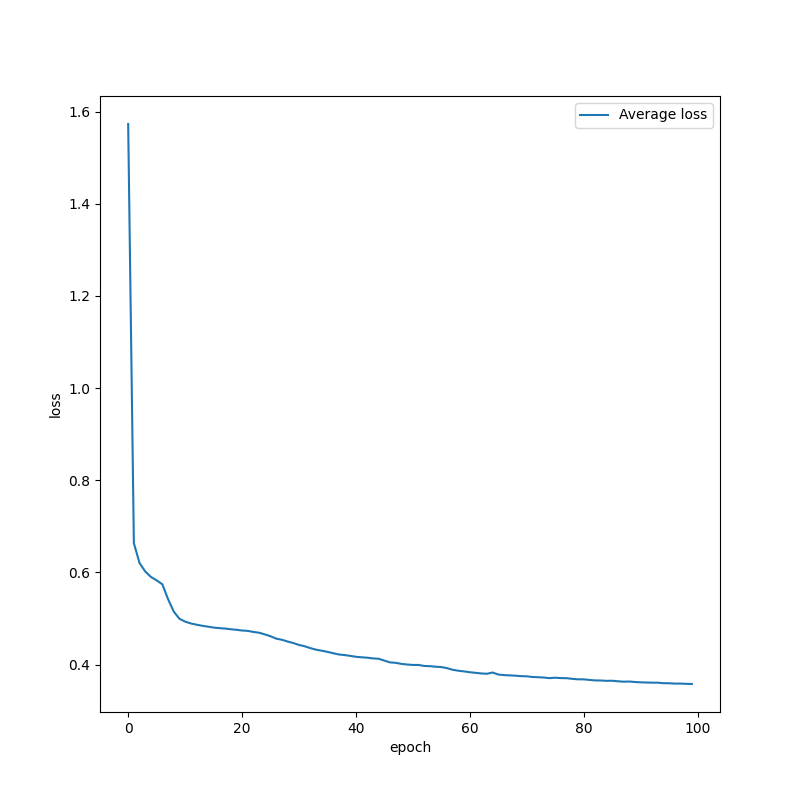

Recreate this plot in Python.
import torch
import torch.nn as nn
import pandas as pd
import re
import os
import matplotlib.pyplot as plt
os.environ['CUDA_LAUNCH_BLOCKING'] = "1"

from module.transformer import Transformer
from torchtext.legacy import data
from soynlp.tokenizer import LTokenizer

tokenizer = LTokenizer()

MAX_LENGTH = 60
D_MODEL = 128
NUM_LAYERS = 4
NUM_HEADS = 4
HIDDEN = 512
BATCH_SIZE = 64
NUM_EPOCH = 100
DROPOUT = 0.3

train_data = pd.read_csv("chatbot.csv")

questions = []
answers = []

for sentence in train_data['Q']:
    sentence = re.sub(r"([?.!,])", r" \1 ", sentence)
    sentence = sentence.strip()
    questions.append(sentence)

for sentence in train_data['A']:
    sentence = re.sub(r"([?.!,])", r" \1 ", sentence)
    sentence = sentence.strip()
    answers.append(sentence)


Q = data.Field(
    sequential=True,
    use_vocab=True,
    lower=True,
    tokenize=tokenizer,
    batch_first=True,
    init_token="<SOS>",
    eos_token="<EOS>",
    fix_length=MAX_LENGTH
)

A = data.Field(
    sequential=True,
    use_vocab=True,
    lower=True,
    tokenize=tokenizer,
    batch_first=True,
    init_token="<SOS>",
    eos_token="<EOS>",
    fix_length=MAX_LENGTH
)

train_data_set = data.TabularDataset(
    path="chatbot.csv", 
    format="csv", 
    skip_header=False, 
    fields=[("Q",Q), ('A',A)]
)

print('훈련 샘플의 개수 : {}'.format(len(train_data_set)))

Q.build_vocab(train_data_set.Q, train_data_set.A, min_freq = 2)
A.vocab = Q.vocab

VOCAB_SIZE = len(Q.vocab)

PAD_TOKEN, START_TOKEN, END_TOKEN, UNK_TOKEN = Q.vocab.stoi['<pad>'], Q.vocab.stoi['<SOS>'], Q.vocab.stoi['<EOS>'], Q.vocab.stoi['<unk>']

device = torch.device('cuda' if torch.cuda.is_available() else 'cpu')

train_iter = data.BucketIterator(
    train_data_set, batch_size=BATCH_SIZE,
    shuffle=True, repeat=False, sort=False, device=device
)


print(VOCAB_SIZE)
transformer = Transformer(VOCAB_SIZE, NUM_LAYERS, D_MODEL, NUM_HEADS, HIDDEN, MAX_LENGTH, DROPOUT)

# 네트워크 초기화
def weights_init(m):
    classname = m.__class__.__name__
    if classname.find('Linear') != -1:
        # Liner층의 초기화
        nn.init.kaiming_normal_(m.weight)
        if m.bias is not None:
            nn.init.constant_(m.bias, 0.0)

# 훈련 모드 설정
transformer.train()

# TransformerBlock모듈의 초기화 설정
transformer.apply(weights_init)

print('네트워크 초기화 완료')

# 손실 함수의 정의
criterion = nn.CrossEntropyLoss()

# 최적화 설정
learning_rate = 2e-4
optimizer = torch.optim.Adam(transformer.parameters(), lr=learning_rate)

best_epoch_loss = float("inf")
epoch_ = []
epoch_train_loss = []

device = torch.device("cuda" if torch.cuda.is_available() else "cpu")
print("사용 디바이스:", device)
print('-----start-------')
transformer.to(device)

# 네트워크가 어느정도 고정되면 고속화
torch.backends.cudnn.benchmark = True

for epoch in range(NUM_EPOCH):
    epoch_loss = 0.0
    count = 0
    for batch in train_iter:
        questions = batch.Q.to(device)
        answers = batch.A.to(device)
        with torch.set_grad_enabled(True):
            preds = transformer(questions, answers)
            pad = torch.LongTensor(answers.size(0), 1).fill_(PAD_TOKEN).to(device)
            preds_id = torch.transpose(preds,1,2)
            outputs = torch.cat((answers[:, 1:], pad), -1)
            optimizer.zero_grad()
            loss = criterion(preds_id, outputs)  # loss 계산
            loss.backward()
            torch.nn.utils.clip_grad_norm_(transformer.parameters(), 0.5)
            optimizer.step()
            epoch_loss +=loss.item()
            count += 1
    epoch_loss = epoch_loss / count

    if not best_epoch_loss or epoch_loss < best_epoch_loss:
        if not os.path.isdir("snapshot"):
            os.makedirs("snapshot")
        torch.save(transformer.state_dict(), "./snapshot/transformer.pt")
    
    epoch_.append(epoch)
    epoch_train_loss.append(epoch_loss)

    print(f"Epoch {epoch+1}/{NUM_EPOCH} Average Loss: {epoch_loss}")

fig = plt.figure(figsize=(8,8))
fig.set_facecolor('white')
ax = fig.add_subplot()

ax.plot(epoch_,epoch_train_loss, label='Average loss')


ax.legend()
ax.set_xlabel('epoch')
ax.set_ylabel('loss')

plt.savefig('train.png')